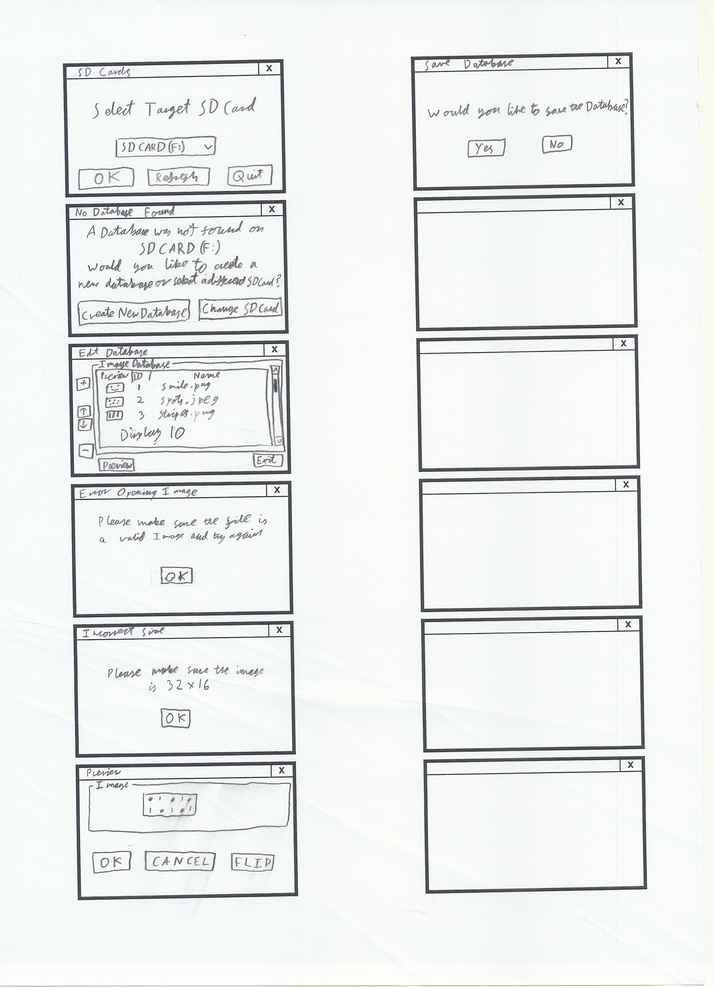
#> input picture Image Converter/IMAGE DATABASE MOCKUP PROGRAM.JPG, 714 x 988 px, shrunk from 2512 x 3472 before the run, given in place of the camera
$ python EdgeDetection.py   (older library calls are emulated)
#> lines starting #> are read from the running program, lines starting #| are printed output that depends on the picture
import numpy as np
import cv2

cap = cv2.VideoCapture(0)

while(True):
    # Capture frame-by-frame
    ret, frame_in = cap.read()
#> frame_in is the input picture: shape (988, 714, 3); mean B, G, R 237.1, 238, 235.3
    # frame_hsv = cv2.cvtColor(frame_in,cv2.COLOR_BGR2HSV)
    # frame_hsv[...,1] = frame_hsv[...,1]*1.4
    # # frame_hsv[...,2] = frame_hsv[...,2]*0.6
    # frame = cv2.cvtColor(frame_hsv,cv2.COLOR_HSV2BGR)
    frame = frame_in

    frame_gray = cv2.cvtColor(frame, cv2.COLOR_BGR2GRAY);

    # filter = cv2.Canny(frame,50,155)
    bgr_denoised = cv2.GaussianBlur(frame,(3,3),0)
    filter = cv2.Canny(bgr_denoised,25,100)
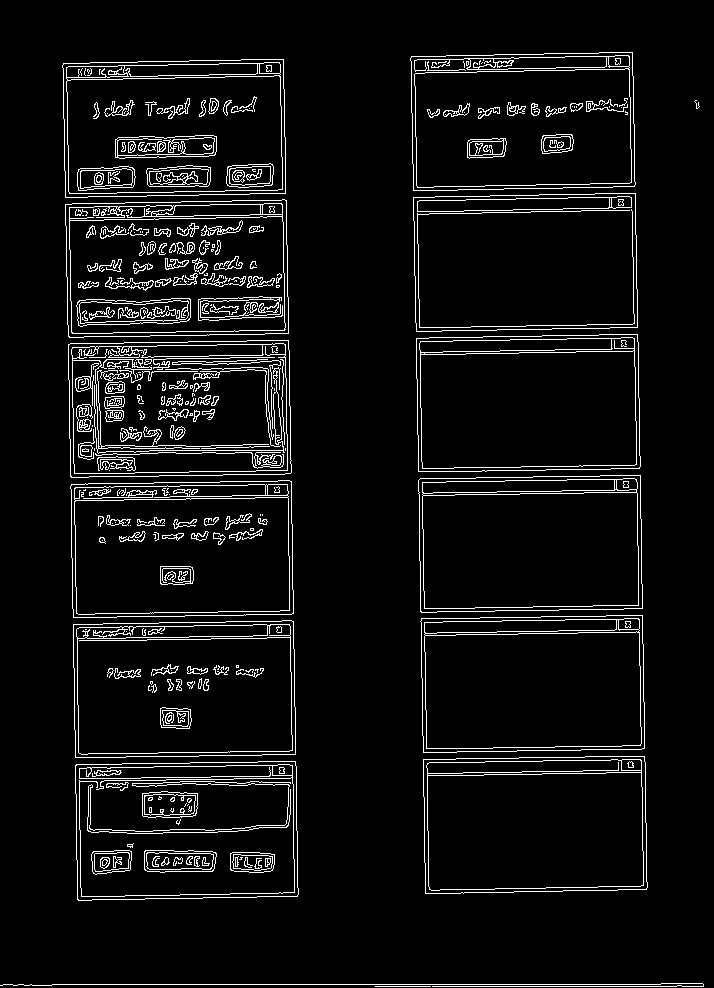
#> filter: shape (988, 714); 5.9% white in thin lines or dots

    # [7 lines of commented-out code are left out]
    bgr_filter = cv2.cvtColor(filter, cv2.COLOR_GRAY2BGR);
#> bgr_filter: shape (988, 714, 3); 5.9% white in thin lines or dots
    mixed = cv2.addWeighted(frame, 1, bgr_filter, 0.5, 0.0);
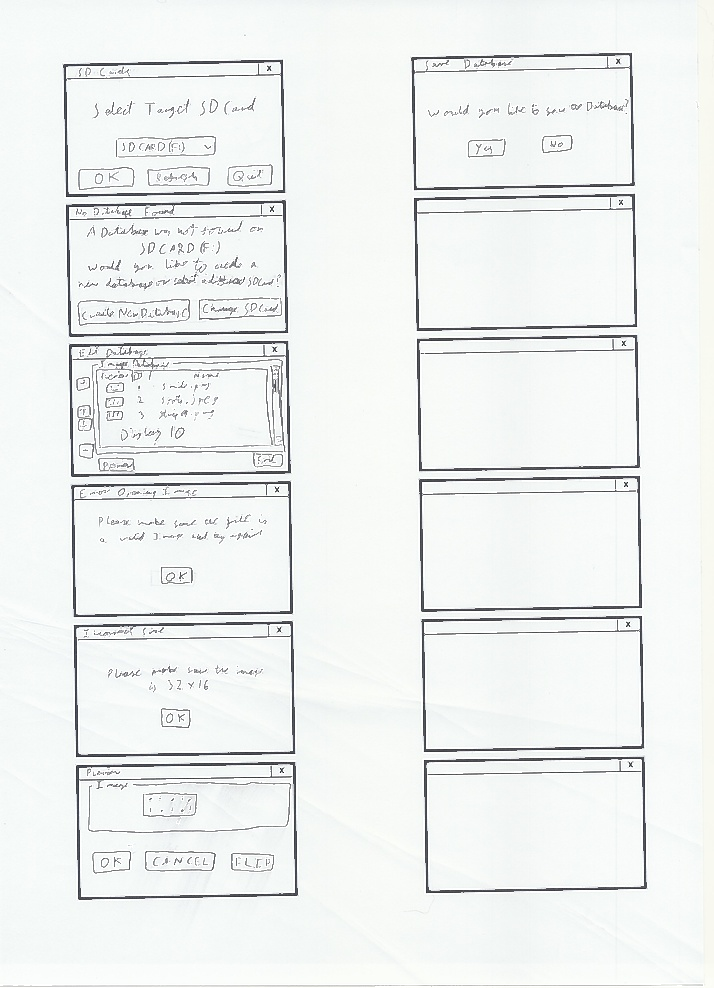
#> mixed: shape (988, 714, 3); mean B, G, R 240.3, 241.3, 238.6
    # Display the resulting frame
    cv2.imshow('frame',frame)
    # cv2.imshow('frame_gray',frame_gray)
    cv2.imshow('filter',filter)
    cv2.imshow('mixed',mixed)
    if cv2.waitKey(1) & 0xFF == ord('q'):
#> (key q is pressed here)
        break

# When everything done, release the capture
cap.release()
cv2.destroyAllWindows()


# [16 lines of commented-out code are left out]
